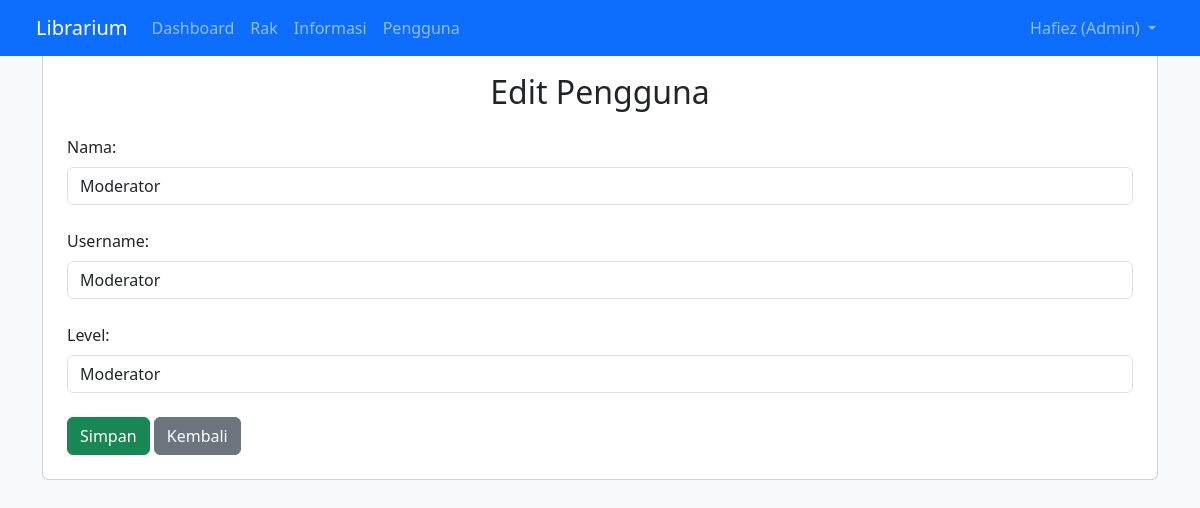
Page /user_edit.php?id=8 (signed in) on the committed database.
### tables this page shows
CREATE TABLE `tb_user` (
  `id` int(11) NOT NULL,
  `created_at` timestamp NOT NULL DEFAULT current_timestamp(),
  `level` enum('Admin','Moderator','Visitor','') DEFAULT 'Visitor',
  `name` varchar(30) DEFAULT NULL,
  `pass` varchar(50) DEFAULT NULL,
  `username` varchar(30) DEFAULT NULL,
  `updated_at` datetime DEFAULT NULL
);

### user_edit.php (the view, shortened to what this page needs)
<?php
include 'header.php';
$id = $_GET['id'] ?? null;
if ($id) {
    $query = mysqli_query($conn, "SELECT * FROM tb_user WHERE id = '$id'");
    $data = mysqli_fetch_assoc($query);
} else {
    echo "ID tidak ditemukan.";
}
?>
<body class="bg-light">
<div class="container mt-5">
    <div class="card p-4">
        <h2 class="mb-4 text-center">Edit Pengguna</h2>
        <form method="POST">
            <label class="form-label">Nama:</label>
            <input type="text" class="form-control" name="name" value="<?= $data['name'] ?>" required><br>
            <label class="form-label">Username:</label>
            <input type="text" class="form-control" name="username" value="<?= $data['username'] ?>" required><br>
            <label class="form-label">Level:</label>
            <select name="level" class="form-control" required>
                <option value="Moderator" <?= $data['level'] == 'Moderator' ? 'selected' : '' ?>>Moderator</option>
            </select><br>
            <button type="submit" class="btn btn-success">Simpan</button>
            <a href="user.php" class="btn btn-secondary">Kembali</a>
        </form>
    </div>
</div>
</body>

### rows in the picture
tb_user: name "Moderator", username "Moderator", level "Moderator"

### other values in the picture
$_SESSION['uname'] "Hafiez"
$_SESSION['ulevel'] "Admin"
